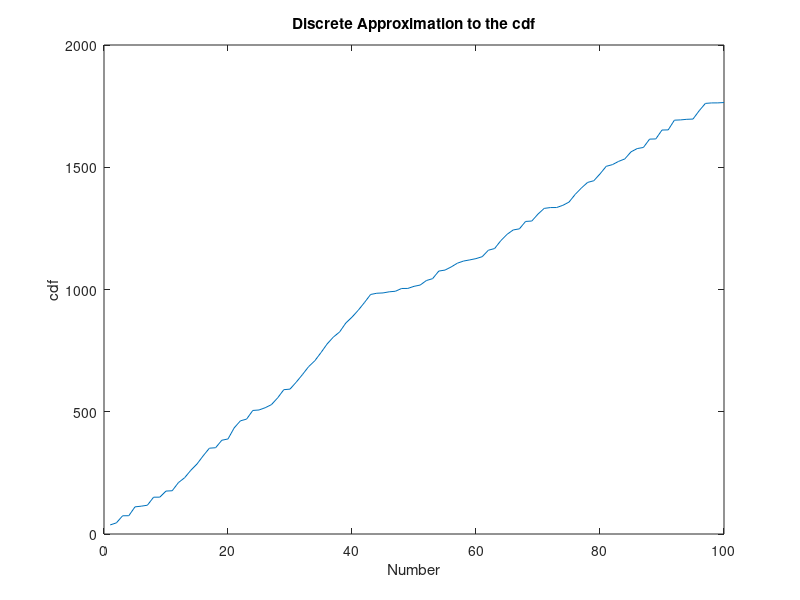

The MATLAB source for this figure: (Note: this script raises an error after producing the figure.)
clc;
clear all;

% Part a
Nos = [37.12 8.45 28.96 0.27 36.22 2.78 3.98 32.79 0.14 24.87 1.33 33.25 19.91 30.43 25.84 33.55 31.10 1.86 30.57 5.34 45.39 28.67 7.12 35.38 1.92 9.25 12.55 27.49 33.72 2.30 28.32 30.92 32.62 24.10 33.56 35.62 27.88 20.71 36.62 24.03 28.00 31.44 33.32 5.01 1.30 4.56 2.28 11.33 0.24 8.53 5.27 18.52 7.63 31.03 4.06 12.83 15.43 8.75 4.65 5.21 7.90 26.48 6.81 32.20 25.69 18.18 4.48 30.33 1.68 28.44 23.26 3.35 0.17 8.90 13.29 31.54 26.16 22.79 6.89 27.92 30.99 6.93 13.27 10.08 28.95 13.40 4.57 34.10 0.76 36.40 0.60 39.74 1.11 2.40 1.05 34.10 29.95 1.94 0.16 1.43];
Exp_val = mean(Nos);
Variance = var(Nos);

% Part b
E = zeros(1,100);
E(1) = Nos(1);
for i = 2:100
    E(i) = E(i-1) + Nos(i);
end

figure
plot(E);
xlabel('Number');
ylabel('cdf');
title('Discrete Approximation to the cdf');

% Part c
figure
edges = [0:5:50];
h = histogram(Nos, edges);
Val = h.Values;
xlabel('Range of nos. 0-5, 6-10 and so on');
ylabel('No. of counts');


Val = Val/100;
figure
h = histogram(Nos, 'Normalization', 'probability');
h.BinEdges = [0:5:50];
xlabel('Range of nos. 0-5, 6-10 and so on');
ylabel('Probability');
title('Probability Mass Distribution');

% Part d
M = 50;
sample1 = zeros(M,100);

for i = 1:M
    for j = 1:100
        
        pos = randi(length(Nos));
        sample1(i,j) = Nos(pos);
        
    end
end

sample_mean1 = mean(sample1,2);
sample_var1 = var(sample1.').';

% Part e
sm1 = (sample_mean1 - Exp_val).^2;
S1 = sum(sm1);
MSE1 = S1/M;

% Part f
sv1 = (sample_var1 - Variance).^2;
S2 = sum(sv1);
MSE2 = S2/M;





